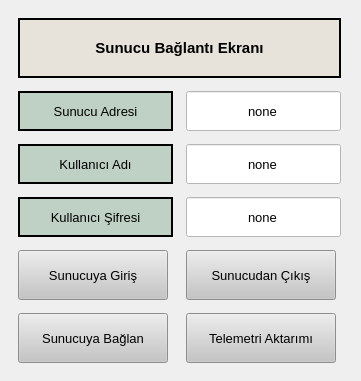
    <widget class="QWidget" name="gridLayoutWidget_7">
     <property name="geometry">
      <rect>
       <x>780</x>
       <y>10</y>
       <width>361</width>
       <height>381</height>
      </rect>
     </property>
     <layout class="QGridLayout" name="gridLayout_7">
      <item row="4" column="1">
       <widget class="QPushButton" name="sunucudan_cikis">
        <property name="minimumSize">
         <size>
          <width>150</width>
          <height>50</height>
         </size>
        </property>
        <property name="maximumSize">
         <size>
          <width>150</width>
          <height>50</height>
         </size>
        </property>
        <property name="font">
         <font>
          <pointsize>10</pointsize>
         </font>
        </property>
        <property name="styleSheet">
         <string notr="true">background-color: rgb(197, 197, 197);
color: rgb(0, 0, 0);</string>
        </property>
        <property name="text">
         <string>Sunucudan Çıkış</string>
        </property>
       </widget>
      </item>
      <item row="0" column="0" colspan="2">
       <widget class="QLabel" name="label_27">
        <property name="minimumSize">
         <size>
          <width>300</width>
          <height>60</height>
         </size>
        </property>
        <property name="maximumSize">
         <size>
          <width>500</width>
          <height>60</height>
         </size>
        </property>
        <property name="font">
         <font>
          <pointsize>11</pointsize>
          <weight>75</weight>
          <bold>true</bold>
         </font>
        </property>
        <property name="styleSheet">
         <string notr="true">background-color: rgb(232, 227, 218);</string>
        </property>
        <property name="frameShape">
         <enum>QFrame::WinPanel</enum>
        </property>
        <property name="text">
         <string>Sunucu Bağlantı Ekranı</string>
        </property>
        <property name="alignment">
         <set>Qt::AlignCenter</set>
        </property>
       </widget>
      </item>
      <item row="2" column="1">
       <widget class="QLineEdit" name="kullanici_adi">
        <property name="minimumSize">
         <size>
          <width>155</width>
          <height>40</height>
         </size>
        </property>
        <property name="maximumSize">
         <size>
          <width>155</width>
          <height>40</height>
         </size>
        </property>
        <property name="font">
         <font>
          <pointsize>10</pointsize>
         </font>
        </property>
        <property name="styleSheet">
         <string notr="true">background-color: rgb(228, 255, 253);
background-color: rgb(255, 255, 255);</string>
        </property>
        <property name="text">
         <string>none</string>
        </property>
        <property name="alignment">
         <set>Qt::AlignCenter</set>
        </property>
       </widget>
      </item>
      <item row="4" column="0">
       <widget class="QPushButton" name="sunucuya_giris">
        <property name="minimumSize">
         <size>
          <width>150</width>
          <height>50</height>
         </size>
        </property>
        <property name="maximumSize">
         <size>
          <width>150</width>
          <height>50</height>
         </size>
        </property>
        <property name="font">
         <font>
          <pointsize>10</pointsize>
         </font>
        </property>
        <property name="styleSheet">
         <string notr="true">background-color: rgb(197, 197, 197);
color: rgb(0, 0, 0);</string>
        </property>
        <property name="text">
         <string>Sunucuya Giriş</string>
        </property>
       </widget>
      </item>
      <item row="2" column="0">
       <widget class="QLabel" name="label_29">
        <property name="minimumSize">
         <size>
          <width>155</width>
          <height>40</height>
         </size>
        </property>
        <property name="maximumSize">
         <size>
          <width>150</width>
          <height>40</height>
         </size>
        </property>
        <property name="font">
         <font>
          <pointsize>10</pointsize>
         </font>
        </property>
        <property name="styleSheet">
         <string notr="true">background-color: rgb(191, 208, 197);</string>
        </property>
        <property name="frameShape">
         <enum>QFrame::WinPanel</enum>
        </property>
        <property name="text">
         <string>Kullanıcı Adı</string>
        </property>
        <property name="alignment">
         <set>Qt::AlignCenter</set>
        </property>
       </widget>
      </item>
      <item row="1" column="1">
       <widget class="QLineEdit" name="sunucu_adresi">
        <property name="minimumSize">
         <size>
          <width>155</width>
          <height>40</height>
         </size>
        </property>
        <property name="maximumSize">
         <size>
          <width>155</width>
          <height>40</height>
         </size>
        </property>
        <property name="font">
         <font>
          <pointsize>10</pointsize>
         </font>
        </property>
        <property name="styleSheet">
         <string notr="true">background-color: rgb(228, 255, 253);
background-color: rgb(255, 255, 255);</string>
        </property>
        <property name="text">
         <string>none</string>
        </property>
        <property name="alignment">
         <set>Qt::AlignCenter</set>
        </property>
       </widget>
      </item>
      <item row="1" column="0">
       <widget class="QLabel" name="label_28">
        <property name="minimumSize">
         <size>
          <width>155</width>
          <height>40</height>
         </size>
        </property>
        <property name="maximumSize">
         <size>
          <width>150</width>
          <height>40</height>
         </size>
        </property>
        <property name="font">
         <font>
          <pointsize>10</pointsize>
         </font>
        </property>
        <property name="styleSheet">
         <string notr="true">background-color: rgb(191, 208, 197);</string>
        </property>
        <property name="frameShape">
         <enum>QFrame::WinPanel</enum>
        </property>
        <property name="text">
         <string>Sunucu Adresi</string>
        </property>
        <property name="alignment">
         <set>Qt::AlignCenter</set>
        </property>
       </widget>
      </item>
      <item row="3" column="0">
       <widget class="QLabel" name="label_30">
        <property name="minimumSize">
         <size>
          <width>155</width>
          <height>40</height>
         </size>
        </property>
        <property name="maximumSize">
         <size>
          <width>155</width>
          <height>40</height>
         </size>
        </property>
        <property name="font">
         <font>
          <pointsize>10</pointsize>
         </font>
        </property>
        <property name="styleSheet">
         <string notr="true">background-color: rgb(191, 208, 197);</string>
        </property>
        <property name="frameShape">
         <enum>QFrame::WinPanel</enum>
        </property>
        <property name="text">
         <string>Kullanıcı Şifresi</string>
        </property>
        <property name="alignment">
         <set>Qt::AlignCenter</set>
        </property>
       </widget>
      </item>
      <item row="3" column="1">
       <widget class="QLineEdit" name="kullanici_sifresi">
        <property name="minimumSize">
         <size>
          <width>155</width>
          <height>40</height>
         </size>
        </property>
        <property name="maximumSize">
         <size>
          <width>155</width>
          <height>40</height>
         </size>
        </property>
        <property name="font">
         <font>
          <pointsize>10</pointsize>
         </font>
        </property>
        <property name="styleSheet">
         <string notr="true">background-color: rgb(228, 255, 253);
background-color: rgb(255, 255, 255);</string>
        </property>
        <property name="text">
         <string>none</string>
        </property>
        <property name="alignment">
         <set>Qt::AlignCenter</set>
        </property>
       </widget>
      </item>
      <item row="5" column="0">
       <widget class="QPushButton" name="sunucuya_baglan">
        <property name="minimumSize">
         <size>
          <width>150</width>
          <height>50</height>
         </size>
        </property>
        <property name="maximumSize">
         <size>
          <width>150</width>
          <height>50</height>
         </size>
        </property>
        <property name="font">
         <font>
          <pointsize>10</pointsize>
         </font>
        </property>
        <property name="styleSheet">
         <string notr="true">background-color: rgb(197, 197, 197);
color: rgb(0, 0, 0);</string>
        </property>
        <property name="text">
         <string>Sunucuya Bağlan</string>
        </property>
       </widget>
      </item>
      <item row="5" column="1">
       <widget class="QPushButton" name="telemetri_aktarimi">
        <property name="minimumSize">
         <size>
          <width>150</width>
          <height>50</height>
         </size>
        </property>
        <property name="maximumSize">
         <size>
          <width>150</width>
          <height>50</height>
         </size>
        </property>
        <property name="font">
         <font>
          <pointsize>10</pointsize>
         </font>
        </property>
        <property name="styleSheet">
         <string notr="true">background-color: rgb(197, 197, 197);
color: rgb(0, 0, 0);</string>
        </property>
        <property name="text">
         <string>Telemetri Aktarımı</string>
        </property>
       </widget>
      </item>
     </layout>
    </widget>
